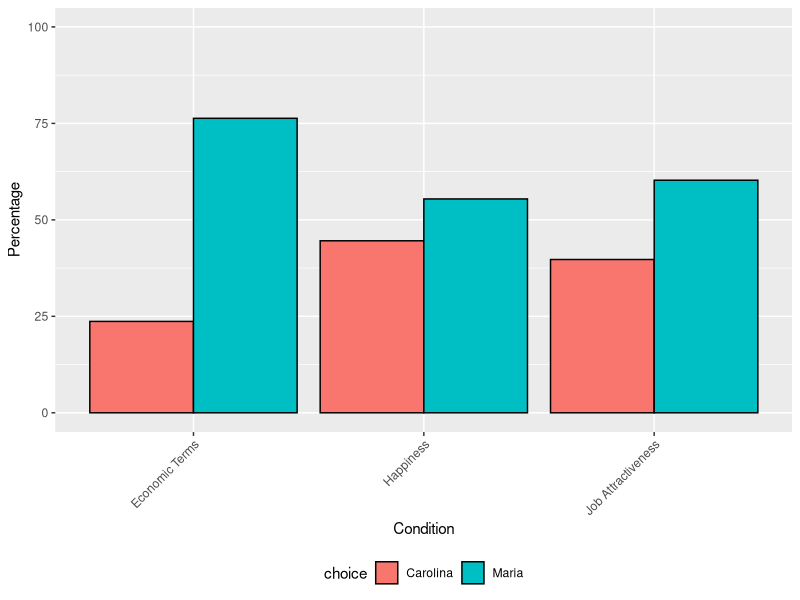
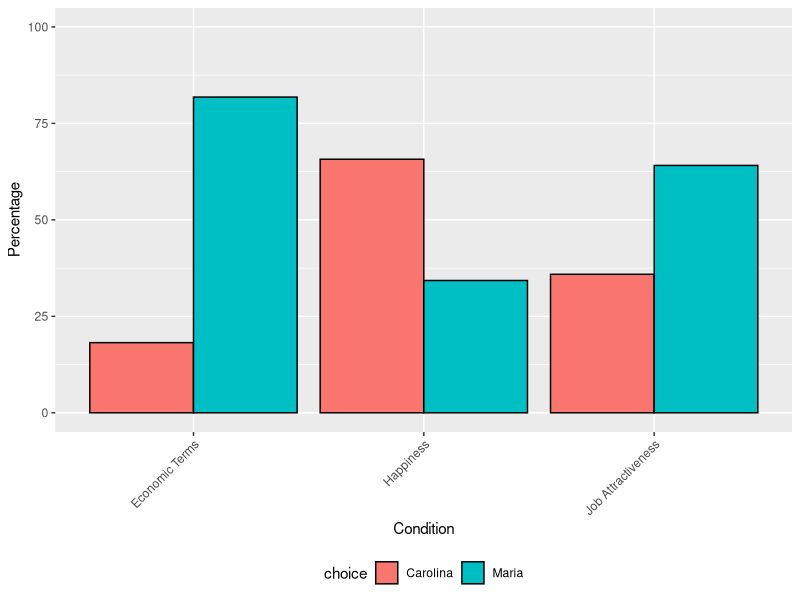
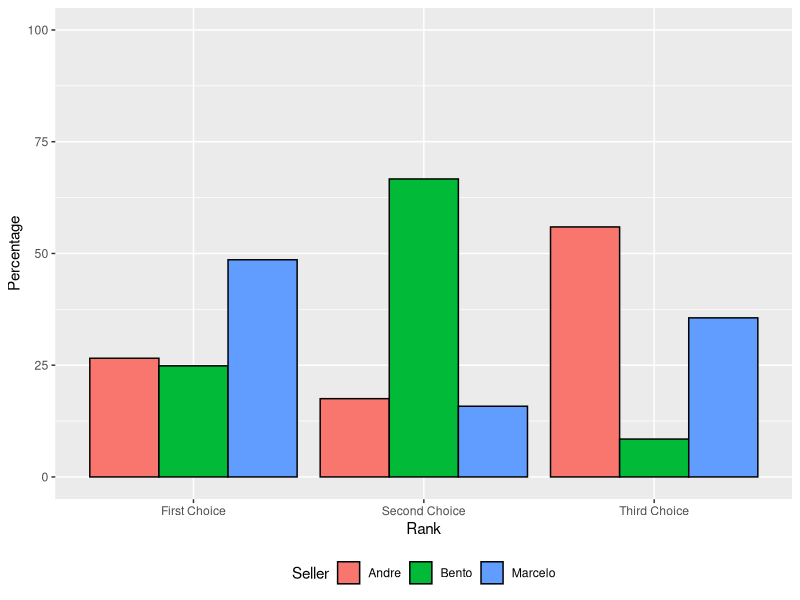
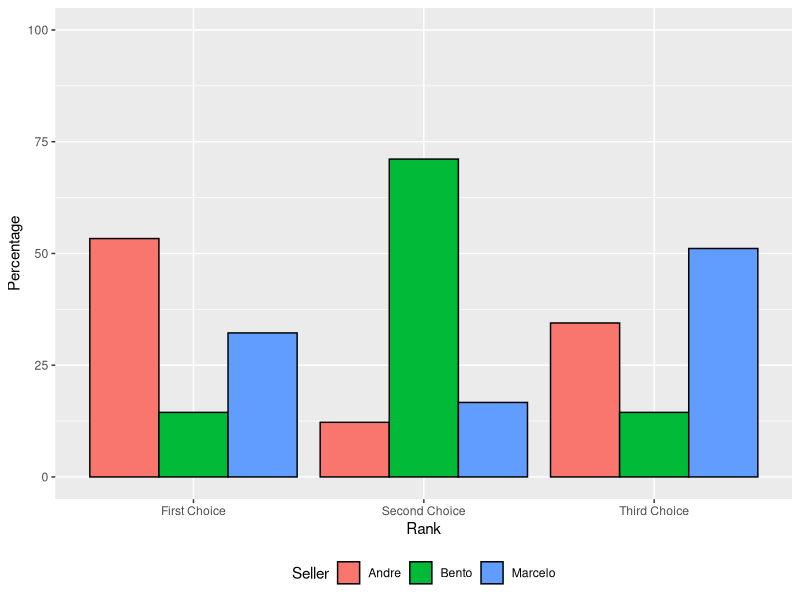
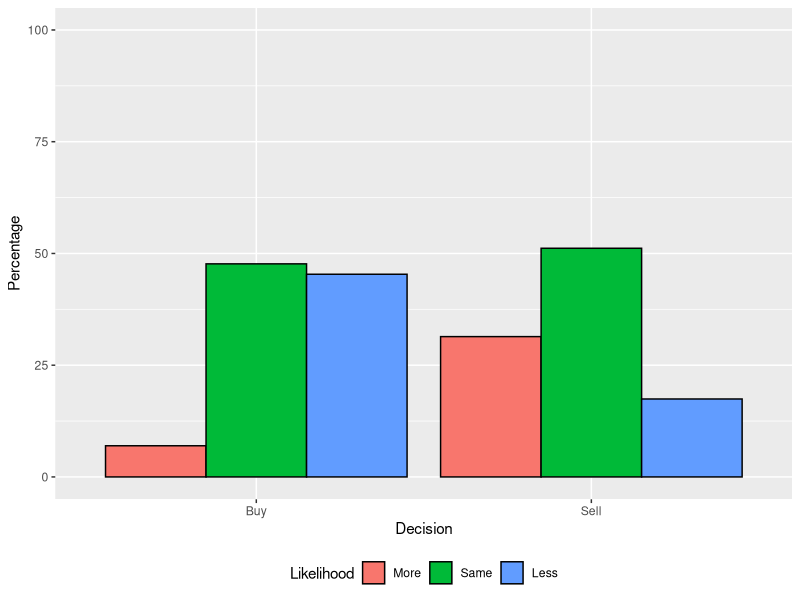
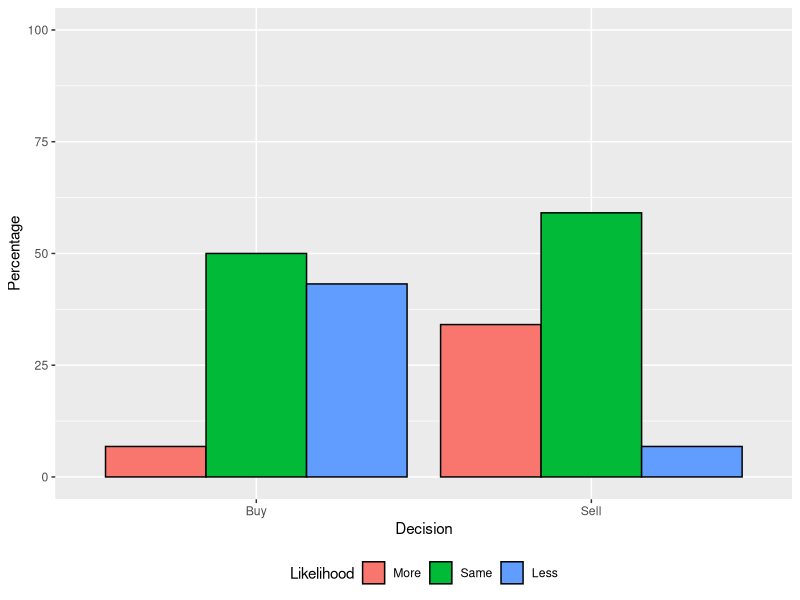
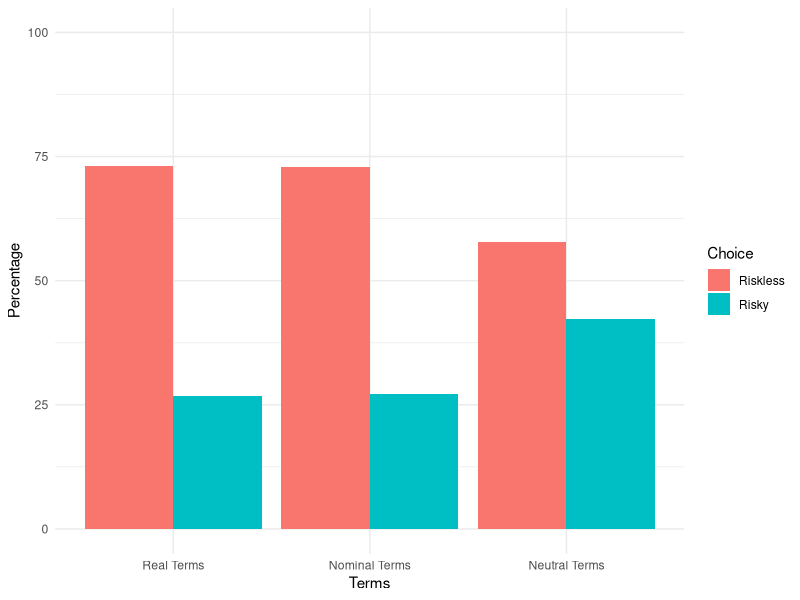
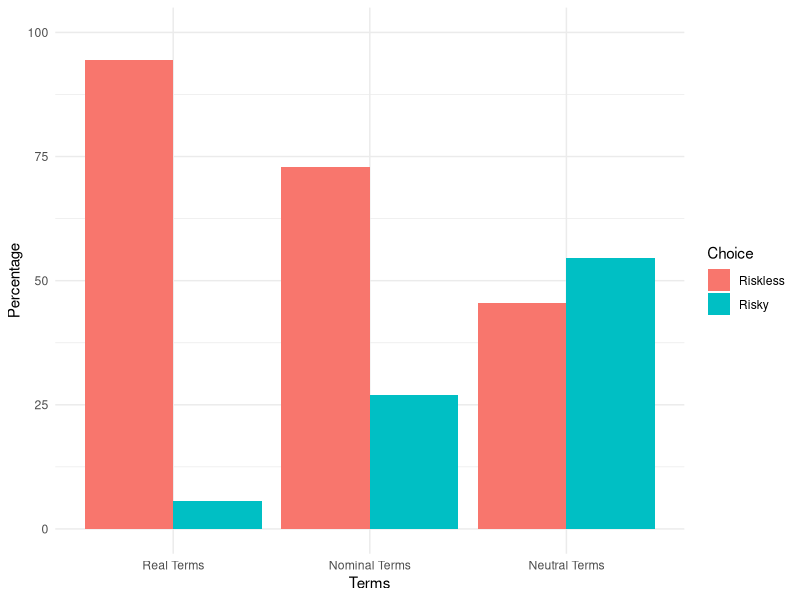

Write the R code that produced these figures, in order.
## ---- chunk 1
# un-comment to install all required packages
# install.packages("dplyr")
# install.packages("ggplot2")
# install.packages("here")
# install.packages("readr")
# install.packages("tidyverse")

## Import necessary libraries
library(ggplot2)
library(dplyr)
library(tidyverse)
library(here)
library(readr)
## ---- chunk 2
# read the data file and store it in the 'data' variable
data <- read_csv(here("outputs", "data", "cleaned_money_data.csv"))
## ---- chunk 3
# Function to create plot based on gender
create_gender_plot <- function(gender, data) {
  # Translate 'gênero' to English and filter data for the specific gender
  gender_data <- data %>%
    mutate(gênero = recode(gênero, 'Mulher' = 'Female', 'Homem' = 'Male')) %>%
    filter(gênero == gender) %>%
    gather(key = "category", value = "choice", economicam, felicidade, atratividade_trab) %>%
    filter(!is.na(choice))

  # Calculate the percentage of non-NA responses for each category
  freq_data <- gender_data %>%
    count(category, choice) %>%
    group_by(category) %>%
    mutate(Percentage = n / sum(n) * 100) %>%
    ungroup()

  # Modify the category names to translate to English
  freq_data$category <- recode(freq_data$category,
                               "economicam" = "Economic Terms",
                               "felicidade" = "Happiness",
                               "atratividade_trab" = "Job Attractiveness")

  # Creating the plot with ggplot2
  plot <- ggplot(data = freq_data, aes(x = category, y = Percentage, fill = choice)) +
    geom_bar(stat = "identity", position = position_dodge(), color = "black") +
    labs(
         x = "Condition",
         y = "Percentage"
    ) +
    theme(
          legend.position = "bottom",
          axis.text.x = element_text(angle = 45, hjust = 1),
          plot.title = element_text(hjust = 0.5),
          plot.caption = element_text(hjust = 0.5)
    ) +
    ylim(0, 100)

  # Return the plot
  return(plot)
}
## ---- chunk 4
# Create plots for 'Female'
plot_female <- create_gender_plot("Female", data)
# Display the plots
print(plot_female)
## ---- chunk 5
# Create plots for 'Female'
plot_male <- create_gender_plot("Male", data)
# Display the plots
print(plot_male)
## ---- chunk 6
# Translate 'gênero' to English and remove rows with NA choices
data2 <- data %>%
  mutate(gênero = recode(gênero, 'Mulher' = 'Female', 'Homem' = 'Male')) %>%
  filter(!is.na(`A casa_1`), !is.na(`A casa_2`), !is.na(`A casa_3`))

# Reshape the data for plotting
Prob2_data <- data2 %>%
  pivot_longer(cols = c(`A casa_1`, `A casa_2`, `A casa_3`),
               names_to = "Seller_Rank",
               values_to = "Choice") %>%
  mutate(Seller_Rank = recode(Seller_Rank,
                               `A casa_1` = "Andre",
                               `A casa_2` = "Bento",
                               `A casa_3` = "Marcelo"),
         Choice = factor(Choice, levels = c(1, 2, 3), labels = c("First Choice", "Second Choice", "Third Choice"))) %>%
  group_by(gênero, Seller_Rank, Choice) %>%
  summarise(Count = n(), .groups = 'drop')

# Calculate the percentages without NA values
Prob2_data <- Prob2_data %>%
  group_by(gênero, Choice) %>%
  mutate(Percentage = Count / sum(Count) * 100) %>%
  ungroup()

# Function to create plot for each gender
create_plot <- function(gender, data) {
  gender_data <- data %>%
    filter(gênero == gender)
  
  # Plot
  ggplot(gender_data, aes(x = Choice, y = Percentage, fill = Seller_Rank)) +
    geom_bar(stat = "identity", position = position_dodge(), color = "black") +
    labs(
      x = "Rank",
      y = "Percentage",
      fill = "Seller"
    ) +
    theme(legend.position = "bottom") +
    ylim(0, 100)
}
## ---- chunk 7
# Create plots for 'Female'
plot_female2 <- create_plot("Female", Prob2_data)
# Display the plots
print(plot_female2)
## ---- chunk 8
# Create plots for 'Female'
plot_male2 <- create_plot("Male", Prob2_data)
# Display the plots
print(plot_male2)
## ---- chunk 9
# Translate the terms to English and filter out NA values selectively
data3 <- data %>%
  mutate(
    across(
      .cols = c("poltrona_venda_reais", "poltrona_compra_reai"),
      .fns = ~ case_when(
        . == "Menos suscetível" ~ "Less",
        . == "Mais suscetível" ~ "More",
        . == "Igual" ~ "Same",
        TRUE ~ NA_character_
      )
    ),
    gênero = recode(gênero, 'Mulher' = 'Female', 'Homem' = 'Male')
  )


# Reshape the data for plotting
Prob3_data <- data3 %>%
  pivot_longer(
    cols = c("poltrona_venda_reais", "poltrona_compra_reai"),
    names_to = "Condition",
    values_to = "Likelihood"
  ) %>%
  filter(!is.na(Likelihood)) %>%
  mutate(
    Decision = case_when(
      str_detect(Condition, "compra") ~ "Buy",
      str_detect(Condition, "venda") ~ "Sell"
    ),
    Likelihood = factor(Likelihood, levels = c("More", "Same", "Less"))
  )


# Counting and percentage calculation
Prob3_data <- Prob3_data %>%
  count(gênero, Decision, Likelihood) %>%
  group_by(gênero, Decision) %>%
  mutate(Percentage = n / sum(n) * 100) %>%
  ungroup()

# Function to create plot for each gender
create_plot <- function(gender, data) {
  gender_data <- data %>%
    filter(gênero == gender)
  # Plot
  ggplot(gender_data, aes(x = Decision, y = Percentage, fill = Likelihood)) +
    geom_bar(stat = "identity", position = position_dodge(), color = "black") +
    labs(
      x = "Decision",
      y = "Percentage",
      fill = "Likelihood"
    ) +
    theme(legend.position = "bottom") +
    ylim(0, 100)
}
## ---- chunk 10
# Create plots for 'Female'
plot_female3 <- create_plot("Female", Prob3_data)
# Display the plots
print(plot_female3)
## ---- chunk 11
# Create plots for 'Female'
plot_male3 <- create_plot("Male", Prob3_data)
# Display the plots
print(plot_male3)
## ---- chunk 12
data4 <- data %>%
  mutate(gênero = recode(gênero, 'Mulher' = 'Female', 'Homem' = 'Male'))

# Pivot the data to long format, ensure columns start with 'contrato'
long_data <- data4 %>%
  pivot_longer(
    cols = starts_with("contrato"), # This assumes column names start with 'contrato'
    names_to = "Contract",
    values_to = "Choice",
    values_drop_na = TRUE
  ) %>%
  mutate(
    Term = case_when(
      Contract == "contrato_AB" ~ "Real Terms",
      Contract == "contrato_CD" ~ "Nominal Terms",
      Contract == "contrato_EF" ~ "Neutral Terms"
    ),
    Choice = case_when(
      Choice %in% c("A", "C", "E") ~ "Risky",
      Choice %in% c("B", "D", "F") ~ "Riskless"
    ),
    Term = fct_relevel(Term, "Real Terms", "Nominal Terms", "Neutral Terms") # Order the terms
  ) %>%
  drop_na(Choice) # Drop NA values to avoid them being plotted

# Calculate the counts and percentages
data_counts <- long_data %>%
  count(gênero, Term, Choice) %>%
  group_by(gênero, Term) %>%
  mutate(Percentage = n / sum(n) * 100)

# Plotting function
create_plot <- function(gender, data) {
  gender_data <- data %>%
    filter(gênero == gender)
  
  ggplot(gender_data, aes(x = Term, y = Percentage, fill = Choice)) +
    geom_bar(stat = "identity", position = position_dodge()) +
    labs(
      x = "Terms",
      y = "Percentage",
      fill = "Choice"
    ) +
    theme_minimal() +
    ylim(0, 100)
}
## ---- chunk 13
# Create plots for 'Female'
plot_female4 <- create_plot("Female", data_counts)
# Display the plots
print(plot_female4)
## ---- chunk 14
# Create plots for 'Male'
plot_male4 <- create_plot("Male", data_counts)
# Display the plots
print(plot_male4)
## ---- chunk 15
#| label: tbl-table1
#| tbl-cap: Sample of the Cleaned Data for Money Illusion Study - Question 1
#| echo: false
#| 
# Select the required columns
selected_data <- data %>%
  select(ID, gênero, economicam, felicidade, atratividade_trab)

# Translate column names to English for the table display
colnames(selected_data) <- c("ID", "Gender", "Economic Term", "Happiness", "Job Attractiveness")

# Create a table with the selected data for the first 6 rows with an English caption
knitr::kable(head(selected_data, 6), 
             format = "markdown",
             booktabs = TRUE)
## ---- chunk 16
#| label: tbl-table2
#| tbl-cap: Sample of the Cleaned Data for Money Illusion Study - Question 2
#| echo: false
#| 
# Select the required columns
selected_data <- data %>%
  select(1:2, 12:14)

# Translate column names to English for the table display
colnames(selected_data) <- c("ID", "Gender", "Andre", "Bento", "Marcelo")

# Create a table with the selected data for the first 6 rows with an English caption
knitr::kable(head(selected_data, 6), 
             format = "markdown")
## ---- chunk 17
#| label: tbl-table3
#| tbl-cap: Sample of the Cleaned Data for Money Illusion Study - Question 3
#| echo: false
#| 
# Select the desired columns for the table
selected_data <- data %>%
  select(1:2, 7:8)

# Translate column names to English for the table display
colnames(selected_data) <- c("ID", "Gender", "Selling Chair - Real", "Buying Chair - Real")

# Create a table with the selected data for the first 6 rows with an English caption
knitr::kable(head(selected_data, 6), 
             format = "markdown")
## ---- chunk 18
#| label: tbl-table4
#| tbl-cap: Sample of the Cleaned Data for Money Illusion Study - Question 4
#| echo: false
#| 
selected_data <- data %>%
  select(1:5)

# Translate column names to English for the table display
colnames(selected_data) <- c("ID", "Gender", "Contract Type AB", "Contract Type CD", "Contract Type EF")

# Create a table with the selected data for the first 6 rows with an English caption
knitr::kable(head(selected_data, 6), 
             format = "markdown")
